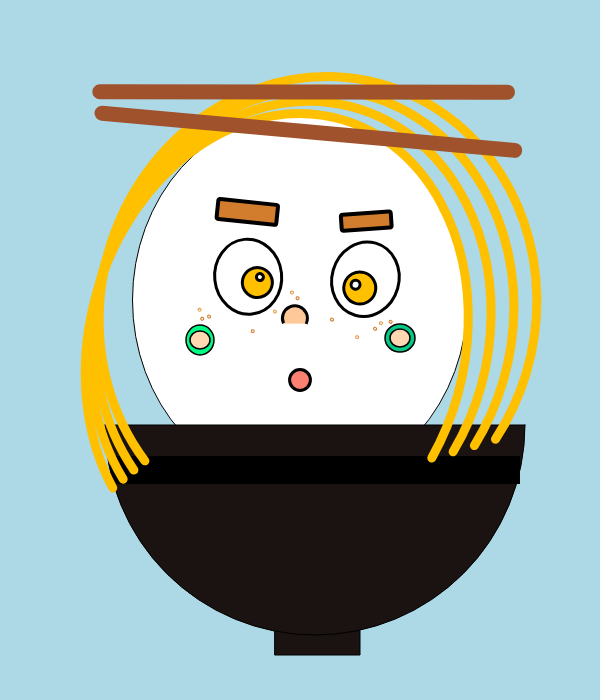
Frame 1 (no input)
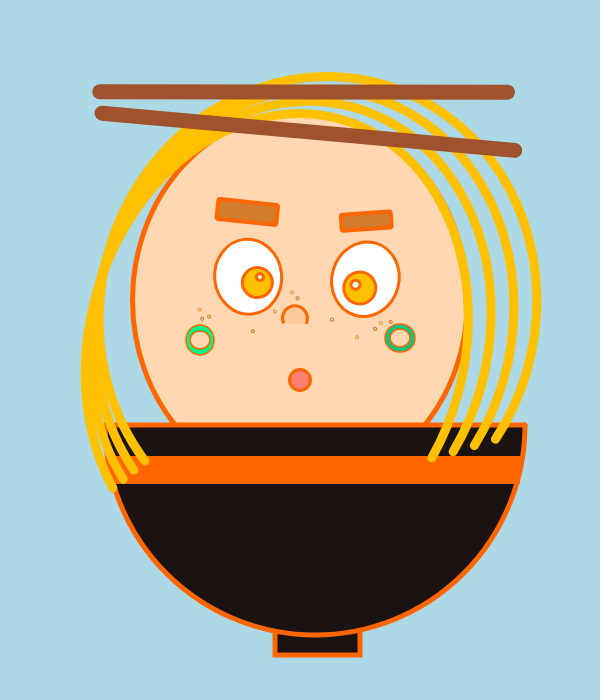
Frame 60 (no input)
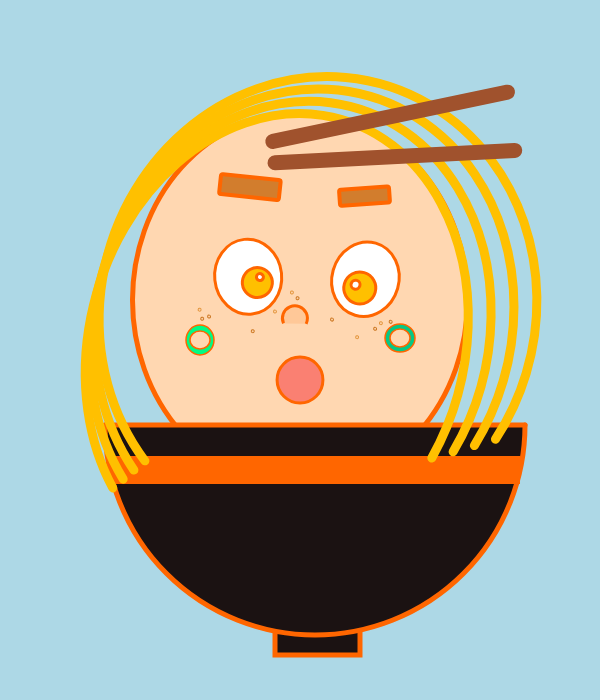
Frame 120 (the mouse pressed at the canvas centre since frame 60)

The p5.js sketch that drew these frames (run headless with seeded random() and noise() and a simulated clock; from frame 60 on, the mouse is pressed at the canvas centre):

// p5.js sketch
// ── sketch.js

function setup() {
  createCanvas(600, 700);
}

function draw() {
  background(173, 216, 230);//blue 
  angleMode(DEGREES);
  ellipse(300, 300,335, 375);//face shape
  fill(27, 18, 18);
  rect(275, 620,85,35);
  arc(315,425, 420,420,360, 180);//bowl
  line(105,425, 525,425);
  strokeWeight(28);
  strokeCap(SQUARE);
  line(110,470, 520,470);
  strokeWeight(3);
  fill(250, 128, 114);
  let v = 25
  let xc = constrain(mouseX, 0, 600);
  let m = map (v, 20, 50,25,xc/2);
  circle(300,380,m);//mouth
  strokeWeight(1.5);
  fill(5, 200, 135);
  ellipse(400, 338,30,28);//right cheek
  fill(2,250,132);
  ellipse(200, 340,28,30);//left cheek
  fill(255, 215, 177);
  ellipse(200, 340,20,18);//left cheek pt.2
  ellipse(400, 338,20,18);//right cheek pt.2
  strokeWeight(4);
  fill(210, 125, 45);
  translate(1,1);
  rotate(-4);
  rect(324, 237-xc/12,50,16,2);//right eyebrow
  rotate(10);
  rect(237, 174-xc/12,60,20,2);//left eyebrow
  strokeWeight(3);
  fill(255,255,255);
  rotate(-12);
  ellipse(217,300,67,75);//left eye
  rotate(22);
  ellipse(427,167,67,75);//right eye
  fill(255, 192, 0);
  circle(324, 200, 30);//right iris
  circle(424, 177, 32);//left iris
  fill(255,255,255);
  circle(325, 194, 7);//right pupil
  circle(419, 175, 9);//left pupil
  fill(255, 200, 152);
  arc(370, 224, 25, 25, 140, 10, OPEN);//nose
  
  //freckles
  stroke(204, 119, 34);
  strokeCap(ROUND);
  circle(287,246,1);
  circle(281,250,1);
  circle(333,248,1);
  circle(367,204,1);
  circle(406,215,1);
  circle(450,212,1);
  circle(463,201,1);
  stroke(227, 150, 62);
  circle(276,242,1);
  circle(349,223,1);
  circle(360,200,1);
  circle(435,225,1);
  circle(454,205,1);
  
  //hair
  noFill();
  strokeWeight(9);
  stroke(255, 192, 0);
  arc(390, 210, 435, 470, 123, 380);
  arc(380, 225, 415, 470, 123, 380);
  arc(370, 240, 395, 470, 123, 380);
  arc(360, 255, 375, 470, 123, 380);
  
  //chopsticks
  strokeWeight(15);
  stroke(160, 82, 45);
  let nxc = constrain(mouseX, 120, 460);
  line(nxc+8,80,535,2);
  line(nxc,60,512,-52);
  
  fill(255, 215, 177);//face color
  strokeWeight(5);
  stroke(255, 102, 0);
  
}
